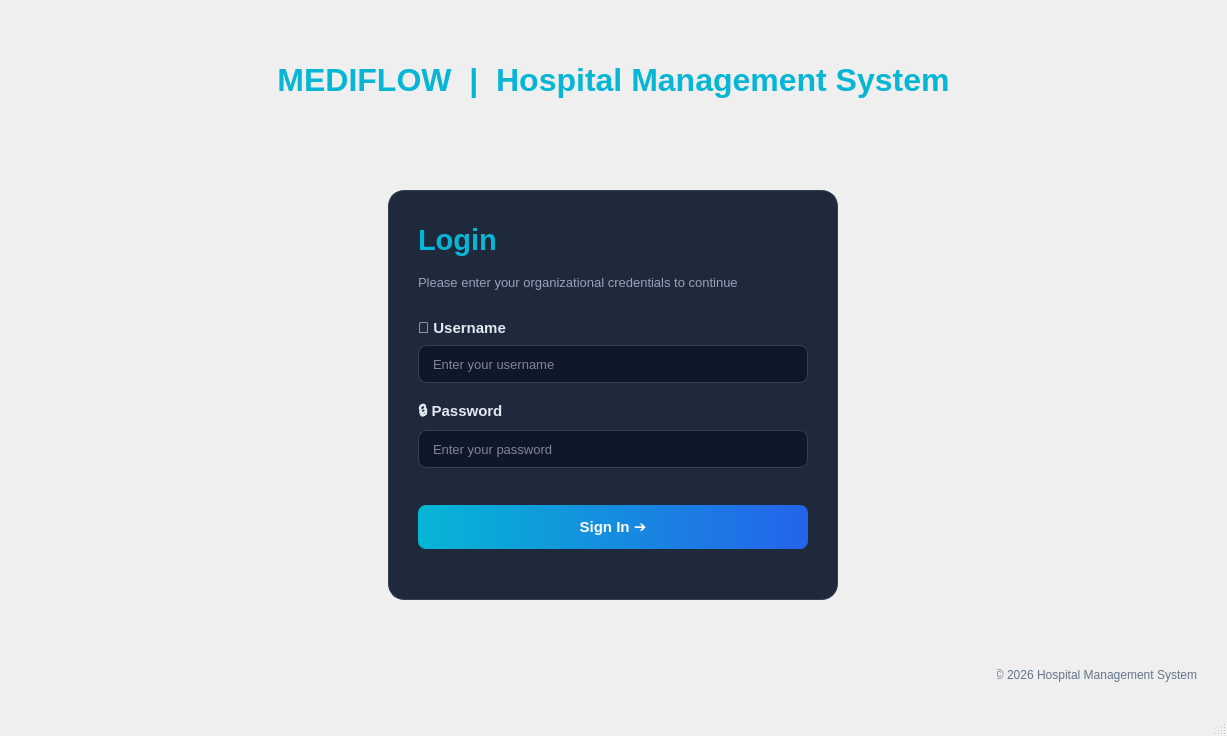
<?xml version="1.0" encoding="UTF-8"?>
<ui version="4.0">
 <class>LoginWindow</class>
 <widget class="QMainWindow" name="LoginWindow">
  <property name="geometry">
   <rect>
    <x>0</x>
    <y>0</y>
    <width>1227</width>
    <height>736</height>
   </rect>
  </property>
  <property name="windowTitle">
   <string>Login - Hospital Management System</string>
  </property>
  <property name="styleSheet">
   <string notr="true">QWidget#centralwidget {
    /* Soft glowing spotlight in the center, fading to dark slate at the corners */
    background: qradialgradient(
        cx: 0.5, cy: 0.5, radius: 0.8,
        fx: 0.5, fy: 0.5,
        stop: 0 rgb(30, 41, 59),    /* Slate-800 glow center */
        stop: 1 rgb(15, 23, 42)     /* Slate-900 dark corners */
    );
}</string>
  </property>
  <widget class="QWidget" name="centralwidget">
   <widget class="QLabel" name="lblTitle">
    <property name="geometry">
     <rect>
      <x>0</x>
      <y>50</y>
      <width>1227</width>
      <height>60</height>
     </rect>
    </property>
    <property name="font">
     <font>
      <family>Segoe UI</family>
      <pointsize>24</pointsize>
      <bold>true</bold>
     </font>
    </property>
    <property name="styleSheet">
     <string notr="true">color: rgb(6, 182, 212)</string>
    </property>
    <property name="lineWidth">
     <number>1</number>
    </property>
    <property name="midLineWidth">
     <number>0</number>
    </property>
    <property name="text">
     <string>MEDIFLOW  |  Hospital Management System</string>
    </property>
    <property name="scaledContents">
     <bool>false</bool>
    </property>
    <property name="alignment">
     <set>Qt::AlignmentFlag::AlignCenter</set>
    </property>
   </widget>
   <widget class="QFrame" name="loginCard">
    <property name="geometry">
     <rect>
      <x>388</x>
      <y>190</y>
      <width>450</width>
      <height>410</height>
     </rect>
    </property>
    <property name="styleSheet">
     <string notr="true">QFrame#loginCard {
    background-color: rgb(30, 41, 59);
    border: 1px solid rgb(51, 65, 85);
    border-radius: 16px;
}</string>
    </property>
    <property name="frameShape">
     <enum>QFrame::Shape::StyledPanel</enum>
    </property>
    <widget class="QLabel" name="lblLogin">
     <property name="geometry">
      <rect>
       <x>30</x>
       <y>30</y>
       <width>390</width>
       <height>40</height>
      </rect>
     </property>
     <property name="font">
      <font>
       <family>Segoe UI</family>
       <pointsize>22</pointsize>
       <bold>true</bold>
       <underline>false</underline>
      </font>
     </property>
     <property name="styleSheet">
      <string notr="true">color: rgb(6, 182, 212)</string>
     </property>
     <property name="lineWidth">
      <number>1</number>
     </property>
     <property name="midLineWidth">
      <number>0</number>
     </property>
     <property name="text">
      <string>Login</string>
     </property>
     <property name="scaledContents">
      <bool>false</bool>
     </property>
    </widget>
    <widget class="QLabel" name="lblLogin_2">
     <property name="geometry">
      <rect>
       <x>30</x>
       <y>75</y>
       <width>390</width>
       <height>35</height>
      </rect>
     </property>
     <property name="font">
      <font>
       <family>Segoe UI</family>
       <pointsize>10</pointsize>
       <bold>false</bold>
       <underline>false</underline>
      </font>
     </property>
     <property name="styleSheet">
      <string notr="true">color: rgb(148, 163, 184)</string>
     </property>
     <property name="lineWidth">
      <number>1</number>
     </property>
     <property name="midLineWidth">
      <number>0</number>
     </property>
     <property name="text">
      <string>Please enter your organizational credentials to continue</string>
     </property>
     <property name="scaledContents">
      <bool>false</bool>
     </property>
     <property name="wordWrap">
      <bool>true</bool>
     </property>
    </widget>
    <widget class="QLabel" name="lblUser">
     <property name="geometry">
      <rect>
       <x>30</x>
       <y>125</y>
       <width>390</width>
       <height>25</height>
      </rect>
     </property>
     <property name="font">
      <font>
       <family>Segoe UI</family>
       <pointsize>11</pointsize>
       <bold>true</bold>
       <underline>false</underline>
      </font>
     </property>
     <property name="styleSheet">
      <string notr="true">color: rgb(226, 232, 240);</string>
     </property>
     <property name="lineWidth">
      <number>1</number>
     </property>
     <property name="midLineWidth">
      <number>0</number>
     </property>
     <property name="text">
      <string>👤 Username</string>
     </property>
     <property name="scaledContents">
      <bool>false</bool>
     </property>
    </widget>
    <widget class="QLineEdit" name="usernameField">
     <property name="geometry">
      <rect>
       <x>30</x>
       <y>155</y>
       <width>390</width>
       <height>38</height>
      </rect>
     </property>
     <property name="styleSheet">
      <string notr="true">QLineEdit {
    background-color: rgb(15, 23, 42);
    border: 1px solid rgb(51, 65, 85);
    border-radius: 8px;
    color: rgb(241, 245, 249);
    padding: 5px 12px;
    font-size: 13px;
}
QLineEdit:hover {
    border: 1px solid rgb(6, 182, 212); 
}
QLineEdit:focus {
    border: 1px solid rgb(6, 182, 212);
}</string>
     </property>
     <property name="placeholderText">
      <string>Enter your username</string>
     </property>
    </widget>
    <widget class="QLabel" name="lblPassword">
     <property name="geometry">
      <rect>
       <x>30</x>
       <y>210</y>
       <width>390</width>
       <height>25</height>
      </rect>
     </property>
     <property name="font">
      <font>
       <family>Segoe UI</family>
       <pointsize>11</pointsize>
       <bold>true</bold>
       <underline>false</underline>
      </font>
     </property>
     <property name="styleSheet">
      <string notr="true">color: rgb(226, 232, 240);</string>
     </property>
     <property name="lineWidth">
      <number>1</number>
     </property>
     <property name="midLineWidth">
      <number>0</number>
     </property>
     <property name="text">
      <string>🔒 Password</string>
     </property>
     <property name="scaledContents">
      <bool>false</bool>
     </property>
    </widget>
    <widget class="QLineEdit" name="passwordField">
     <property name="geometry">
      <rect>
       <x>30</x>
       <y>240</y>
       <width>390</width>
       <height>38</height>
      </rect>
     </property>
     <property name="styleSheet">
      <string notr="true">QLineEdit {
    background-color: rgb(15, 23, 42);
    border: 1px solid rgb(51, 65, 85);
    border-radius: 8px;
    color: rgb(241, 245, 249);
    padding: 5px 12px;
    font-size: 13px;
}
QLineEdit:hover {
    border: 1px solid rgb(6, 182, 212); 
}
QLineEdit:focus {
    border: 1px solid rgb(6, 182, 212);
}</string>
     </property>
     <property name="echoMode">
      <enum>QLineEdit::EchoMode::Password</enum>
     </property>
     <property name="placeholderText">
      <string>Enter your password</string>
     </property>
    </widget>
    <widget class="QPushButton" name="btnLogin">
     <property name="geometry">
      <rect>
       <x>30</x>
       <y>315</y>
       <width>390</width>
       <height>44</height>
      </rect>
     </property>
     <property name="font">
      <font>
       <pointsize>-1</pointsize>
       <bold>true</bold>
      </font>
     </property>
     <property name="styleSheet">
      <string notr="true">QPushButton#btnLogin {
    background: qlineargradient(x1:0, y1:0, x2:1, y2:0, stop:0 rgb(6, 182, 212), stop:1 rgb(37, 99, 235));
    color: white;
    font-weight: bold;
    border: none;
    border-radius: 8px;
    padding: 10px;
    font-size: 15px;
}
QPushButton#btnLogin:hover {
    background: qlineargradient(x1:0, y1:0, x2:1, y2:0, stop:0 rgb(8, 145, 178), stop:1 rgb(29, 78, 216));
}
QPushButton#btnLogin:pressed {
    background: qlineargradient(x1:0, y1:0, x2:1, y2:0, stop:0 rgb(21, 94, 117), stop:1 rgb(30, 58, 138));
}</string>
     </property>
     <property name="text">
      <string>Sign In ➔</string>
     </property>
    </widget>
   </widget>
   <widget class="QLabel" name="lblCopyright">
    <property name="geometry">
     <rect>
      <x>997</x>
      <y>660</y>
      <width>200</width>
      <height>30</height>
     </rect>
    </property>
    <property name="styleSheet">
     <string notr="true">color: rgb(100, 116, 139)</string>
    </property>
    <property name="text">
     <string>© 2026 Hospital Management System</string>
    </property>
    <property name="alignment">
     <set>Qt::AlignmentFlag::AlignRight|Qt::AlignmentFlag::AlignTrailing|Qt::AlignmentFlag::AlignVCenter</set>
    </property>
   </widget>
   <widget class="QLabel" name="label">
    <property name="geometry">
     <rect>
      <x>30</x>
      <y>-30</y>
      <width>261</width>
      <height>271</height>
     </rect>
    </property>
    <property name="styleSheet">
     <string notr="true">image: url(:/Logo.png);</string>
    </property>
    <property name="text">
     <string/>
    </property>
   </widget>
  </widget>
  <widget class="QMenuBar" name="menubar">
   <property name="geometry">
    <rect>
     <x>0</x>
     <y>0</y>
     <width>1227</width>
     <height>21</height>
    </rect>
   </property>
   <property name="styleSheet">
    <string notr="true">QWidget{
background-color:white;
}</string>
   </property>
  </widget>
  <widget class="QStatusBar" name="statusbar"/>
 </widget>
 <resources/>
 <connections/>
</ui>
